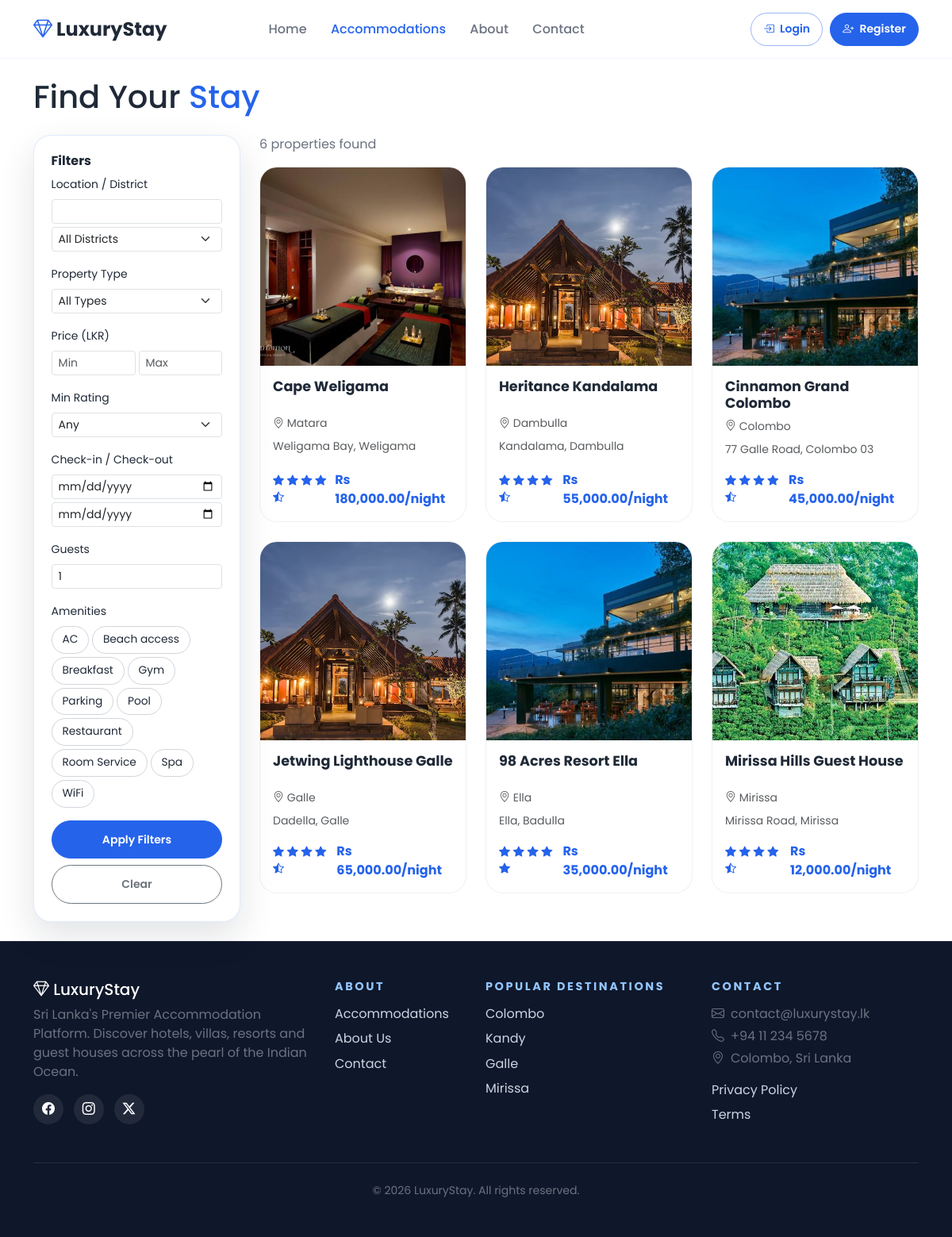
/properties.php, run on the app's committed database.
### tables this page shows
CREATE TABLE amenities (
    id INT AUTO_INCREMENT PRIMARY KEY,
    name VARCHAR(80) NOT NULL,
    icon VARCHAR(50) DEFAULT 'bi-check'
);

CREATE TABLE properties (
    id INT AUTO_INCREMENT PRIMARY KEY,
    owner_id INT NOT NULL,
    name VARCHAR(200) NOT NULL,
    description TEXT,
    address VARCHAR(255) NOT NULL,
    city VARCHAR(100) NULL,
    province VARCHAR(100) NULL,
    district VARCHAR(100) NOT NULL,
    property_type ENUM('Hotel','Villa','Resort','Guest House') NOT NULL,
    map_iframe TEXT,
    contact_phone VARCHAR(30) NULL,
    contact_email VARCHAR(150) NULL,
    latitude DECIMAL(10,8) NULL,
    longitude DECIMAL(11,8) NULL,
    policies TEXT,
    featured TINYINT(1) DEFAULT 0,
    status ENUM('pending','approved','rejected') DEFAULT 'pending',
    is_active TINYINT(1) NOT NULL DEFAULT 1,
    deleted_at DATETIME NULL,
    avg_rating DECIMAL(3,2) DEFAULT 0,
    review_count INT DEFAULT 0,
    created_at TIMESTAMP DEFAULT CURRENT_TIMESTAMP,
    updated_at TIMESTAMP DEFAULT CURRENT_TIMESTAMP ON UPDATE CURRENT_TIMESTAMP,
    FOREIGN KEY (owner_id) REFERENCES owners(id) ON DELETE CASCADE
);

### includes/functions.php (called while the page is built, shortened)
<?php
function e(?string $str): string
{
    return htmlspecialchars($str ?? '', ENT_QUOTES, 'UTF-8');
}
function formatPrice(float $amount): string
{
    return 'Rs ' . number_format($amount, 2);
}
function paginate(int $total, int $page, int $perPage = ITEMS_PER_PAGE): array
{
    $totalPages = max(1, (int) ceil($total / $perPage));
    $page = max(1, min($page, $totalPages));
    $offset = ($page - 1) * $perPage;
    return ['page' => $page, 'per_page' => $perPage, 'offset' => $offset, 'total' => $total, 'total_pages' => $totalPages];
}
function getPropertyPrimaryImage(?string $path): string
{
    if ($path && file_exists(ROOT_PATH . str_replace(['/', '\\'], DIRECTORY_SEPARATOR, $path))) {
        return APP_URL . '/' . str_replace('\\', '/', $path);
    }
    return APP_URL . '/assets/images/placeholder-property.svg';
}

### properties.php (the view, shortened to what this page needs)
<?php
$db = getDB();
$location = trim($_GET['location'] ?? '');
$minPrice = (float) ($_GET['min_price'] ?? 0);
$maxPrice = (float) ($_GET['max_price'] ?? 0);
$amenities = $_GET['amenities'] ?? [];
$checkIn = $_GET['check_in'] ?? '';
$checkOut = $_GET['check_out'] ?? '';
$guests = (int) ($_GET['guests'] ?? 0);
$page = max(1, (int) ($_GET['page'] ?? 1));
$where = ["p.status = 'approved'", "p.is_active = 1", "p.deleted_at IS NULL"];
$params = [];
$sqlBase = "FROM properties p
    LEFT JOIN (SELECT property_id, MIN(price_per_night) as min_price FROM rooms WHERE status='active' GROUP BY property_id) r ON r.property_id = p.id
    WHERE " . implode(' AND ', $where);
$countStmt = $db->prepare("SELECT COUNT(DISTINCT p.id) " . $sqlBase);
$countStmt->execute($params);
$total = (int) $countStmt->fetchColumn();
$pager = paginate($total, $page);
$sql = "SELECT DISTINCT p.*, r.min_price,
    (SELECT image_path FROM property_images WHERE property_id = p.id AND is_primary = 1 LIMIT 1) as image
    " . $sqlBase . " ORDER BY p.featured DESC, p.avg_rating DESC LIMIT {$pager['per_page']} OFFSET {$pager['offset']}";
$stmt = $db->prepare($sql);
$stmt->execute($params);
$properties = $stmt->fetchAll();
$allAmenities = $db->query("SELECT * FROM amenities ORDER BY name")->fetchAll();
require_once __DIR__ . '/includes/header.php';
?>
<div class="container py-4">
    <h1 class="mb-4">Find Your <span class="text-gold">Stay</span></h1>
    <div class="row g-4">
        <div class="col-lg-3">
            <div class="filter-float sticky-top" style="top:90px;">
                <form method="GET" id="filterForm">
                    <h6 class="fw-bold">Filters</h6>
                    <div class="mb-3">
                        <label class="form-label small">Location / District</label>
                        <input type="text" name="location" class="form-control form-control-sm" value="<?= e($location) ?>">
                        <select name="district" class="form-select form-select-sm mt-1">
                            <option value="">All Districts</option>
                        </select>
                    </div>
                    <div class="mb-3">
                        <label class="form-label small">Property Type</label>
                        <select name="type" class="form-select form-select-sm">
                            <option value="">All Types</option>
                        </select>
                    </div>
                    <div class="mb-3">
                        <label class="form-label small" id="priceRangeLabel">Price (LKR)</label>
                        <div class="row g-1">
                            <div class="col-6"><input type="number" name="min_price" id="priceMin" class="form-control form-control-sm" placeholder="Min" value="<?= $minPrice ?: '' ?>"></div>
                            <div class="col-6"><input type="number" name="max_price" id="priceMax" class="form-control form-control-sm" placeholder="Max" value="<?= $maxPrice ?: '' ?>"></div>
                        </div>
                    </div>
                    <div class="mb-3">
                        <label class="form-label small">Min Rating</label>
                        <select name="min_rating" class="form-select form-select-sm">
                            <option value="0">Any</option>
                        </select>
                    </div>
                    <div class="mb-3">
                        <label class="form-label small">Check-in / Check-out</label>
                        <input type="date" name="check_in" class="form-control form-control-sm mb-1" value="<?= e($checkIn) ?>">
                        <input type="date" name="check_out" class="form-control form-control-sm" value="<?= e($checkOut) ?>">
                    </div>
                    <div class="mb-3">
                        <label class="form-label small">Guests</label>
                        <input type="number" name="guests" class="form-control form-control-sm" min="1" value="<?= $guests ?: 1 ?>">
                    </div>
                    <div class="mb-3">
                        <label class="form-label small">Amenities</label>
                        <div class="d-flex flex-wrap gap-1">
                            <?php foreach ($allAmenities as $am): ?>
                            <label class="amenity-chip <?= in_array($am['name'], $amenities) ? 'active' : '' ?>">
                                <span><?= e($am['name']) ?></span>
                            </label>
                            <?php endforeach; ?>
                        </div>
                    </div>
                    <button type="submit" class="btn btn-primary btn-sm w-100">Apply Filters</button>
                    <a href="<?= APP_URL ?>/properties.php" class="btn btn-outline-secondary btn-sm w-100 mt-2">Clear</a>
                </form>
            </div>
        </div>
        <div class="col-lg-9">
            <p class="text-muted-light mb-3"><?= $total ?> properties found</p>
            <div class="row g-4">
                <?php foreach ($properties as $prop): ?>
                <div class="col-md-6 col-lg-4">
                    <a href="<?= APP_URL ?>/property.php?id=<?= $prop['id'] ?><?= $checkIn ? '&check_in='.urlencode($checkIn).'&check_out='.urlencode($checkOut).'&guests='.$guests : '' ?>" class="text-decoration-none">
                        <div class="luxury-card card h-100 overflow-hidden">
                            <div class="position-relative" style="height: 250px; overflow: hidden;">
                                <img src="<?= getPropertyPrimaryImage($prop['image']) ?>" class="card-img-top w-100" style="height:100%;object-fit:cover;" alt="<?= e($prop['name']) ?>">
                            </div>
                            <div class="card-body d-flex flex-column">
                                <h5 class="card-title"><?= e($prop['name']) ?></h5>
                                <p class="small text-muted mb-2"><i class="bi bi-geo-alt"></i> <?= e($prop['city'] ?: $prop['district']) ?></p>
                                <p class="small text-muted mb-3"><?= e($prop['address'] ?? '') ?></p>
                                <div class="mt-auto d-flex justify-content-between align-items-center">
                                    <div class="rating-stars small">
                                        <?php $rating = max(0, min(5, (float) $prop['avg_rating'])); ?>
                                        <?php for ($i = 1; $i <= 5; $i++): ?>
                                        <i class="bi <?= $i <= floor($rating) ? 'bi-star-fill' : ($i - 0.5 <= $rating ? 'bi-star-half' : 'bi-star') ?>"></i>
                                        <?php endfor; ?>
                                    </div>
                                    <span class="property-price"><?= formatPrice($prop['min_price'] ?? 0) ?>/night</span>
                                </div>
                            </div>
                        </div>
                    </a>
                </div>
                <?php endforeach; ?>
            </div>
        </div>
    </div>
</div>
<?php require_once __DIR__ . '/includes/footer.php'; ?>

### data on the page
amenities: name "AC"
amenities: name "Beach access"
amenities: name "Breakfast"
amenities: name "Gym"
amenities: name "Parking"
amenities: name "Pool"
amenities: name "Restaurant"
amenities: name "Room Service"
amenities: name "Spa"
amenities: name "WiFi"
properties: shows a picture, name "Cape Weligama", district "Matara", address "Weligama Bay, Weligama", min_price "Rs 180,000.00"
properties: name "Heritance Kandalama", district "Dambulla", address "Kandalama, Dambulla", min_price "Rs 55,000.00"
properties: name "Cinnamon Grand Colombo", district "Colombo", address "77 Galle Road, Colombo 03", min_price "Rs 45,000.00"
properties: name "Jetwing Lighthouse Galle", district "Galle", address "Dadella, Galle", min_price "Rs 65,000.00"
properties: name "98 Acres Resort Ella", district "Ella", address "Ella, Badulla", avg_rating 5 (drawn), min_price "Rs 35,000.00"
properties: shows a picture, name "Mirissa Hills Guest House", district "Mirissa", address "Mirissa Road, Mirissa", min_price "Rs 12,000.00"

### other printed values
APP_NAME "LuxuryStay"
$total "6"
APP_TAGLINE "Sri Lanka's Premier Accommodation Platform"
